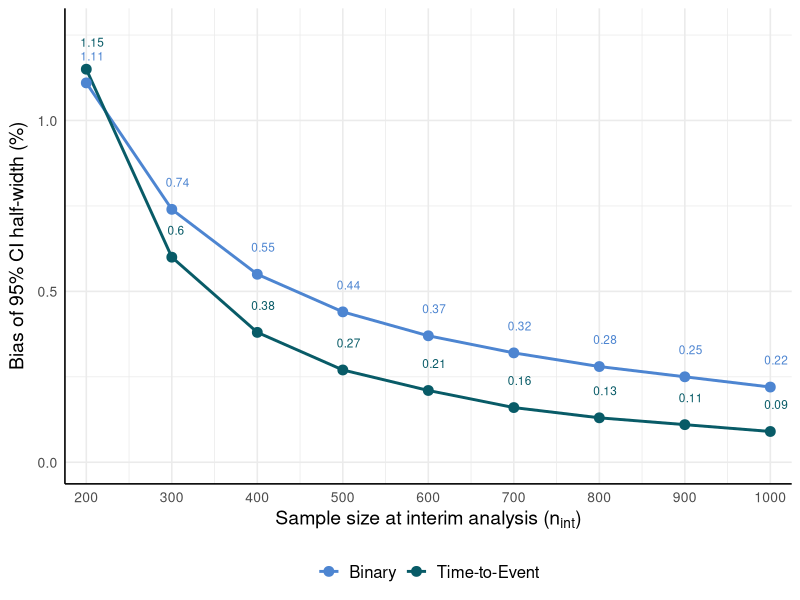
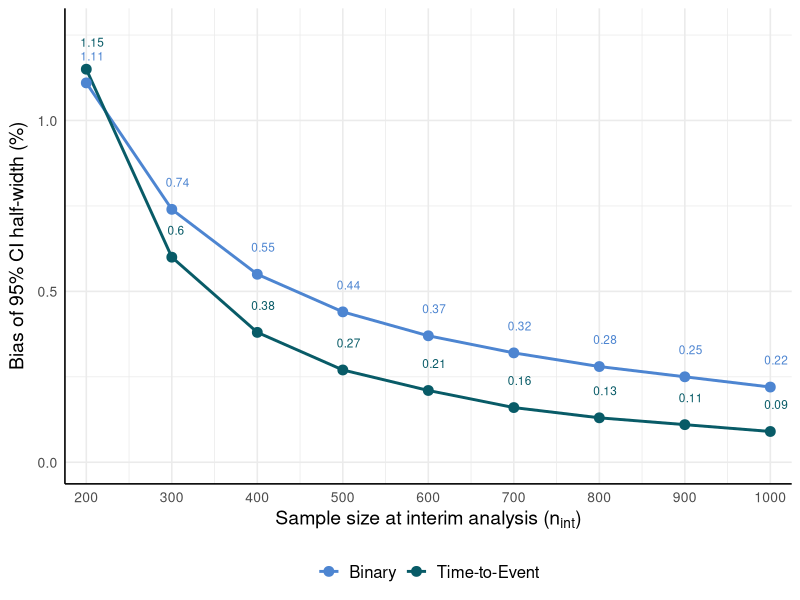

These charts were generated, in order, by the following R code:
#--------------------------------------------------
# Plots of bias associated with the variance
# estimators for appendix
# Author: Ann Marie Weideman
# Date: 1/17/24
#--------------------------------------------------

library(ggplot2)
library(rstudioapi)

# Set working directory to current location
script_path<-setwd(dirname(rstudioapi::getActiveDocumentContext()$path))

#-----------------------------
# Function Definitions
#-----------------------------

# Function to calculate percent bias for binary endpoint
binary_bias <- function(n, p1) {
  
  e1 = p1
  e2 = (p1 * (1 - p1)) / n + p1^2
  e3 = (1 / n^3) * (n * p1 + 3 * n * (n - 1) * p1^2 + n * (n - 1) * (n - 2) * p1^3)
  e4 = (1 / n^4) * (n * p1 + 7 * n * (n - 1) * p1^2 + 6 * n * (n - 1) * (n - 2) * p1^3+
                      n*(n-1)*(n-2)*(n-3)*p1^4)
  
  truth <- 1/n*(p1 * (1 - p1) * (1 - 2 * p1)^2)
  sd_truth <- sqrt(truth)
  estimate <- 1/n*(-4 * e4 + 8 * e3 - 5 * e2 + e1)
  sd_estimate <- sqrt(estimate)
  bias <- abs(sd_estimate - sd_truth)
  pct_bias <- bias / sd_truth * 100
  
  return(round(pct_bias, 2))
}

# Function to calculate percent bias for time-to-event dndpoint
TTE_bias <- function(n, p1) {

  sum1 <- sum(1 / (1:n) * choose(n, 1:n) * p1^(1:n) * (1 - p1)^(n - (1:n)))
  
  truth <- 1/n*(1 / p1 - 1)
  sd_truth <- exp(1.96*sqrt(truth))
  estimate <- 1/n*(n * sum1 - 1)
  sd_estimate <- exp(1.96*sqrt(estimate))
  bias <- sd_estimate - sd_truth
  pct_bias <- bias / sd_truth * 100
  
  return(round(pct_bias, 2))
}

#-----------------------------
# Data Preparation
#-----------------------------

p1 <- 0.1  # Pooled event rate
n_values <- seq(200, 1000, by = 100) # Sample size

# Binary Data
binary_data <- data.frame(
  n = n_values,
  percent_bias = sapply(n_values, binary_bias, p1 = p1),
  Endpoint = "Binary"
)

# Time-to-Event Data
TTE_data <- data.frame(
  n = n_values,
  percent_bias = sapply(n_values, TTE_bias, p1 = p1),
  Endpoint = "Time-to-Event"
)

# Combined Data
combined_data <- rbind(binary_data, TTE_data)

#-----------------------------
# Plotting
#-----------------------------

# Define colors for accessibility
colors <- c("Binary" = "#4d85d1", "Time-to-Event" = "#085b67")

# Create combined plot
p1 <- ggplot(combined_data, aes(x = n, y = percent_bias, color = Endpoint)) +
  geom_line(size = 1) +
  geom_point(size = 3) +
  geom_text(aes(label = percent_bias), vjust = -2.5, size = 3, hjust = 0.25) +
  scale_color_manual(values = colors) +
  labs(x = expression("Sample size at interim analysis (" * n["int"] * ")"), 
       y = expression("Bias of 95% CI half-width (%)"), color = "Endpoint Type") +
  scale_x_continuous(breaks = seq(200, 1000, by = 100), 
                     expand = c(0, 0), limits = c(175, 1025)) +
  scale_y_continuous(limits = c(0, max(combined_data$percent_bias) * 1.1)) +
  theme_minimal(base_size = 12) +
  theme(
    legend.position = "bottom",
    legend.direction = "horizontal",
    legend.title = element_blank(),
    legend.text = element_text(size = 12),
    plot.title = element_text(hjust = 0.5),
    axis.title = element_text(size = 14),
    axis.text = element_text(size = 10),
    axis.line = element_line(color = "black"),
    strip.text.x = element_text(size = 12)
  )

print(p1)

# Save the plot
ggsave(file = paste0(script_path,"/output/combined_variance_estimator_bias.jpg"),
       plot = p1, width = 6.92, height = 5.90, dpi = 600)
